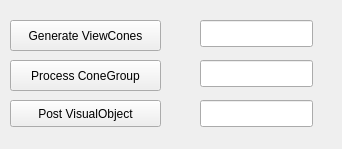
<?xml version="1.0" encoding="UTF-8"?>
<ui version="4.0">
 <class>AVSMainWidget</class>
 <widget class="QWidget" name="AVSMainWidget">
  <property name="geometry">
   <rect>
    <x>0</x>
    <y>0</y>
    <width>342</width>
    <height>149</height>
   </rect>
  </property>
  <property name="windowTitle">
   <string>AVS Tester</string>
  </property>
  <widget class="QPushButton" name="generateViewCones">
   <property name="geometry">
    <rect>
     <x>10</x>
     <y>20</y>
     <width>151</width>
     <height>31</height>
    </rect>
   </property>
   <property name="text">
    <string>Generate ViewCones</string>
   </property>
  </widget>
  <widget class="QLineEdit" name="locationgenerateViewCones">
   <property name="geometry">
    <rect>
     <x>200</x>
     <y>20</y>
     <width>113</width>
     <height>27</height>
    </rect>
   </property>
  </widget>
  <widget class="QPushButton" name="processConeGroup">
   <property name="geometry">
    <rect>
     <x>10</x>
     <y>60</y>
     <width>151</width>
     <height>31</height>
    </rect>
   </property>
   <property name="text">
    <string>Process ConeGroup</string>
   </property>
  </widget>
  <widget class="QLineEdit" name="coneGroupId">
   <property name="geometry">
    <rect>
     <x>200</x>
     <y>60</y>
     <width>113</width>
     <height>27</height>
    </rect>
   </property>
  </widget>
  <widget class="QPushButton" name="postVisualObject">
   <property name="geometry">
    <rect>
     <x>10</x>
     <y>100</y>
     <width>151</width>
     <height>27</height>
    </rect>
   </property>
   <property name="text">
    <string>Post VisualObject</string>
   </property>
  </widget>
  <widget class="QLineEdit" name="lineEdit_3">
   <property name="geometry">
    <rect>
     <x>200</x>
     <y>100</y>
     <width>113</width>
     <height>27</height>
    </rect>
   </property>
  </widget>
 </widget>
 <layoutdefault spacing="6" margin="11"/>
 <resources/>
 <connections/>
</ui>
